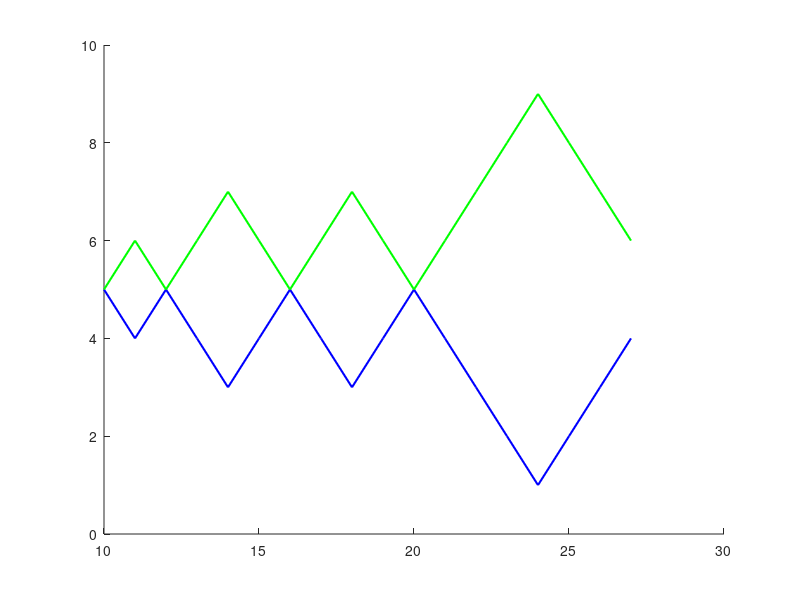

Here is the MATLAB script that generated this plot: (Note: this script raises an error after producing the figure.)
% Parameters
rng(2);
n = 50; % Number of steps
b = 5;   % Reflection boundary

% Initialize the random walk paths starting from (10, 5)
x0 = 10; % Starting x-coordinate
y0 = 5;  % Starting y-coordinate

path1_x = x0 + (0:n); % X-coordinates for path 1
path1_y = zeros(1, n+1) + y0; % Y-coordinates start at y0

path2_x = x0 + (0:n); % X-coordinates for path 2
path2_y = zeros(1, n+1) + y0; % Y-coordinates start at y0

% Generate the first simple random walk with reflection
for i = 2:n+1
    step = 2 * (rand > 0.5) - 1; % Random step: +1 or -1
    path1_y(i) = path1_y(i-1) + step;
    
    % Reflect the path at y = b
    if path1_y(i) > b
        path1_y(i) = 2*b - path1_y(i);
    elseif path1_y(i) < -b
        path1_y(i) = -2*b - path1_y(i);
    end
end
rng('shuffle');

% Generate the second path by reflecting path1 at y = b
path2_y = 2*b - path1_y;

% Plot the random walks
figure('Position',[100,100,720,360]);
hold on;
plot(path1_x(1:18), path1_y(1:18), 'b', 'LineWidth', 1.5);
plot(path2_x(1:18), path2_y(1:18), 'g', 'LineWidth', 1.5);
yline(b, 'r--', 'LineWidth', 1.5); % Plot the reflection boundary
xlabel('index');
xlim([0 30]);
xline(27);
ylabel('SRW');
title('Simple Random Walks with Reflection at y = b');
grid on;
legend('Path 1 ($\omega$)', 'Path 2 ($\omega^\prime$)', 'Reflection Boundary: $y=b$','Location','northwest','Interpreter', 'latex');
annotation('textbox', [0.35, 0.48, 0.05, 0.05], 'String', '$S_k$', 'Interpreter', 'latex', ...
           'FontSize', 12, 'BackgroundColor', 'none', 'EdgeColor', 'none');
annotation('textbox', [0.79, 0.48, 0.05, 0.05], 'String', '$S_n$', 'Interpreter', 'latex', ...
           'FontSize', 12, 'BackgroundColor', 'none', 'EdgeColor', 'none');
print('reflection','-dpng');